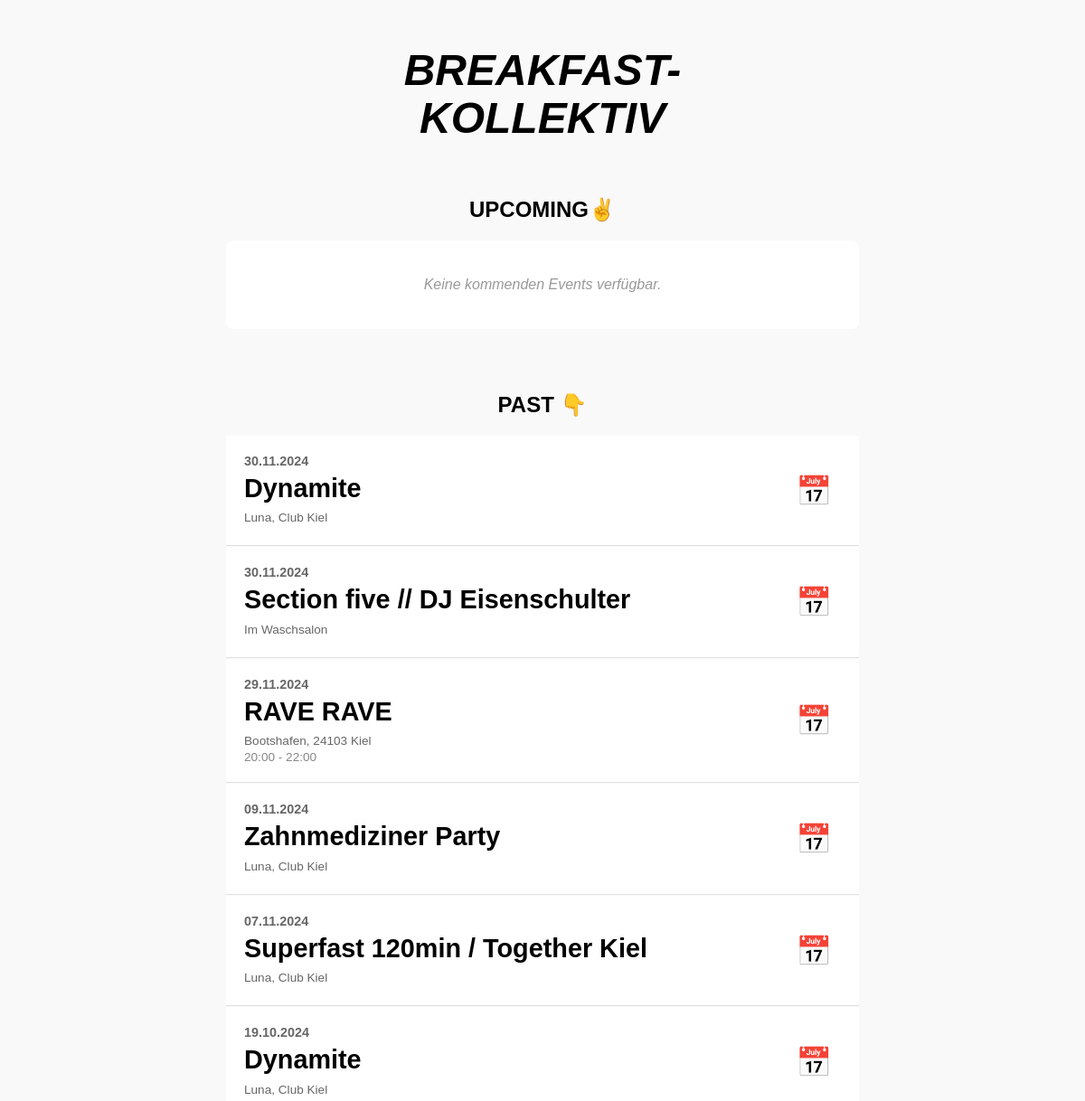
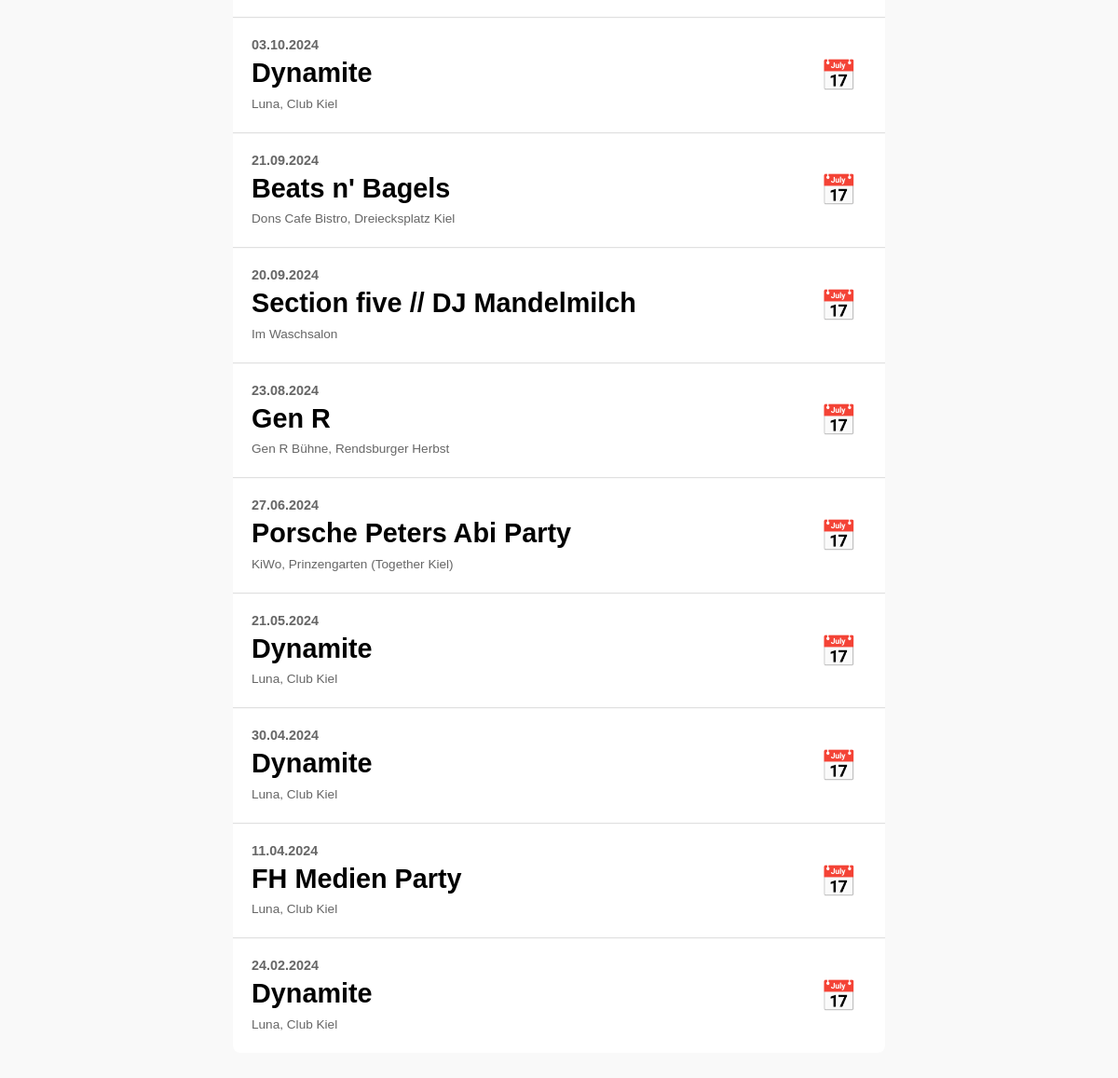
The app's page /musik-events/ with its own data (2 pictures, top to bottom).
### landing/models.py (models this page shows, shortened)
class Event(models.Model):
    name = models.CharField(max_length=200)
    date = models.DateField()
    location = models.CharField(max_length=200)
    start_time = models.TimeField(null=True, blank=True)  # Startzeit für das Event
    end_time = models.TimeField(null=True, blank=True)
    description = models.TextField(blank=True)
    image = models.ImageField(blank=True, upload_to='events/')
    youtube_url = models.URLField(blank=True, null=True)
    soundcloud_url = models.URLField(blank=True, null=True)
    @classmethod
    def upcoming_events(cls):
        return cls.objects.filter(date__gte=date.today()).order_by('date')
    @classmethod
    def past_events(cls):
        return cls.objects.filter(date__lt=date.today()).order_by('-date')

### landing/views.py (the view)
# urls.py: path('musik-events/', views.musik_events, name='musik_events'),
def musik_events(request):
    upcoming_events = Event.upcoming_events()  # Fetch upcoming events
    past_events = Event.past_events()  # Fetch past events
    return render(request, 'landing/musik_events.html', {
        'upcoming_events': upcoming_events,
        'past_events': past_events
    })

### landing/views.py (called while the page is built)
def cart_context_processor(request):
    return {'cart': Cart(request)}

### landing/templates/landing/musik_events.html (shortened to what this page needs)
<!DOCTYPE html>
<html lang="de">
<head>
</head>
<body>
<h1>BREAKFAST-<br>KOLLEKTIV</h1>
<div class="events-section">
    <h2>UPCOMING✌️</h2>
    {% for event in upcoming_events %}
        <div class="event-container">
            <div class="event-info">
                <div class="event-date">{{ event.date|date:"d.m.Y" }}</div>
                <div class="event-title">{{ event.name }}</div>
                <div class="event-details">
                    <div class="event-location">{{ event.location }}</div>
                    {% if event.start_time or event.end_time %}
                        <div class="event-time">
                            {% if event.start_time %}{{ event.start_time|time:"H:i" }}{% endif %}{% if event.end_time %} - {{ event.end_time|time:"H:i" }}{% endif %}
                        </div>
                    {% endif %}
                </div>
            </div>
            <a href="{% url 'download_ics' event.id %}" class="calendar-icon">📅</a>
        </div>
    {% empty %}
        <div class="no-events">
            Keine kommenden Events verfügbar.
        </div>
    {% endfor %}
</div>
<div class="events-section">
    <h2>PAST 👇</h2>
    {% for event in past_events %}
        <div class="event-container">
            <div class="event-info">
                <div class="event-date">{{ event.date|date:"d.m.Y" }}</div>
                <div class="event-title">{{ event.name }}</div>
                <div class="event-details">
                    <div class="event-location">{{ event.location }}</div>
                    {% if event.start_time or event.end_time %}
                        <div class="event-time">
                            {% if event.start_time %}{{ event.start_time|time:"H:i" }}{% endif %}{% if event.end_time %} - {{ event.end_time|time:"H:i" }}{% endif %}
                        </div>
                    {% endif %}
                </div>
            </div>
            <a href="{% url 'download_ics' event.id %}" class="calendar-icon">📅</a>
        </div>
    {% empty %}
        <div class="no-events">
            Keine vergangenen Events verfügbar.
        </div>
    {% endfor %}
</div>
</body>
</html>

### landing/templates/landing/musik_events.html (style rules this page uses)
body { font-family: Arial, sans-serif; background-color: #f9f9f9; margin: 0; padding: 20px; display: flex; flex-direction: column; align-items: center; }
h1 { font-style: italic; text-align: center; font-size: 3rem; margin-bottom: 30px; font-weight: bold; line-height: 1.1; }
h2 { font-size: 1.5rem; text-align: center; font-weight: bold; margin: 30px 0 20px 0; }
.events-section { width: 100%; max-width: 700px; margin-bottom: 40px; }
.event-container { display: flex; justify-content: space-between; align-items: center; background-color: #ffffff; margin-bottom: 1px; padding: 20px; border-bottom: 1px solid #e0e0e0; }
.event-container:last-child { border-radius: 0 0 8px 8px; border-bottom: none; }
.event-info { flex: 1; }
.event-date { font-size: 0.9rem; font-weight: bold; color: #666; margin-bottom: 5px; }
.event-title { font-size: 1.8rem; font-weight: bold; color: #000; margin-bottom: 8px; line-height: 1.2; }
.event-details { font-size: 0.85rem; color: #666; }
.event-location { margin-bottom: 3px; }
.event-time { color: #888; }
.calendar-icon { background: none; border: none; font-size: 2rem; cursor: pointer; padding: 10px; border-radius: 6px; transition: background-color 0.2s ease; text-decoration: none; color: #666; }
.no-events { text-align: center; padding: 40px 20px; color: #999; font-style: italic; background-color: white; border-radius: 8px; }

### records on screen
Event: date "30.11.2024", name "Dynamite", location "Luna, Club Kiel"
Event: date "30.11.2024", name "Section five // DJ Eisenschulter", location "Im Waschsalon"
Event: date "29.11.2024", name "RAVE RAVE", location "Bootshafen, 24103 Kiel", start_time "20:00", end_time "22:00"
Event: date "09.11.2024", name "Zahnmediziner Party", location "Luna, Club Kiel"
Event: date "07.11.2024", name "Superfast 120min / Together Kiel", location "Luna, Club Kiel"
Event: date "19.10.2024", name "Dynamite", location "Luna, Club Kiel"
Event: date "03.10.2024", name "Dynamite", location "Luna, Club Kiel"
Event: date "21.09.2024", name "Beats n' Bagels", location "Dons Cafe Bistro, Dreiecksplatz Kiel"
Event: date "20.09.2024", name "Section five // DJ Mandelmilch", location "Im Waschsalon"
Event: date "23.08.2024", name "Gen R", location "Gen R Bühne, Rendsburger Herbst"
Event: date "27.06.2024", name "Porsche Peters Abi Party", location "KiWo, Prinzengarten (Together Kiel)"
Event: date "21.05.2024", name "Dynamite", location "Luna, Club Kiel"
Event: date "30.04.2024", name "Dynamite", location "Luna, Club Kiel"
Event: date "11.04.2024", name "FH Medien Party", location "Luna, Club Kiel"
Event: date "24.02.2024", name "Dynamite", location "Luna, Club Kiel"
